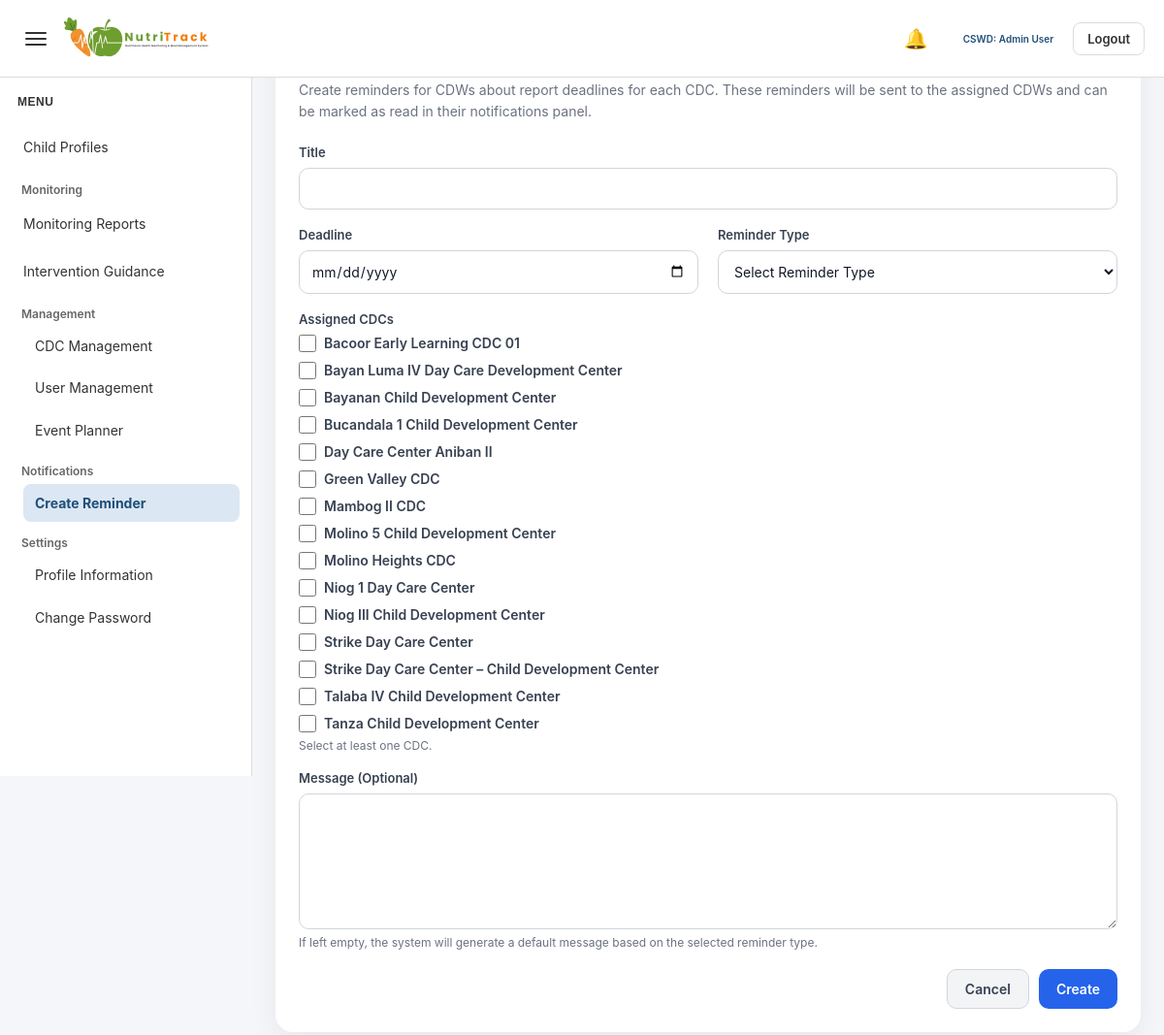
The page /admin/create_reminder.php (signed in) on the database as committed earlier.
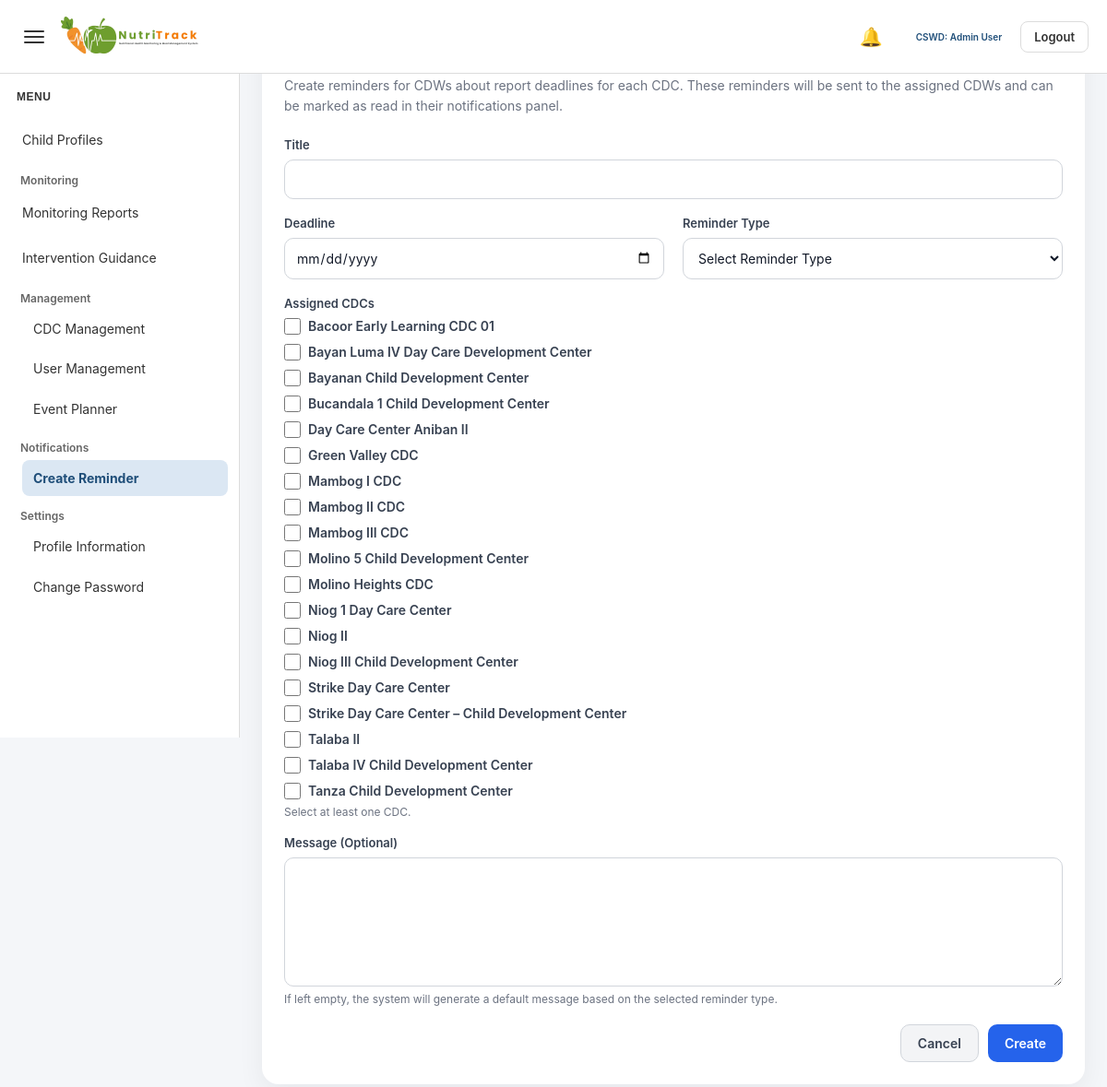
The same page on the database as committed later.
### tables this page shows
CREATE TABLE `cdc` (
  `cdc_id` int(11) NOT NULL,
  `cdc_name` varchar(100) DEFAULT NULL,
  `barangay` varchar(100) DEFAULT NULL,
  `address` text DEFAULT NULL,
  `status` varchar(20) DEFAULT 'Active',
  `created_at` timestamp NOT NULL DEFAULT current_timestamp()
);

### admin/create_reminder.php (the view, shortened to what this page needs)
<?php
include '../config/database.php';
$cdc_list = $conn->query("
    SELECT cdc_id, cdc_name
    FROM cdc
    ORDER BY cdc_name ASC
");
?>
<!DOCTYPE html>
<html lang="en">
<head>
    <link rel="stylesheet" href="../assets/admin/admin-style.css">
</head>
<body class="<?php echo (isset($_SESSION['theme_mode']) && $_SESSION['theme_mode'] === 'dark') ? 'dark-mode' : ''; ?>">
<?php include '../includes/admin_sidebar.php'; ?>
<?php include '../includes/admin_topbar.php'; ?>
<div class="main-content" id="mainContent">
    <div class="page-card">
        <div class="page-header">
            <h1>Create Reminder</h1>
            <p>Create reminders for CDWs about report deadlines for each CDC. These reminders will be sent to the assigned CDWs and can be marked as read in their notifications panel.</p>
        </div>
        <form method="POST">
            <div class="form-grid">
                <div class="form-group full">
                    <label for="title">Title</label>
                    <input
                        type="text"
                        id="title"
                        name="title"
                        required
                        value="<?php echo isset($_POST['title']) ? htmlspecialchars($_POST['title']) : ''; ?>"
                    >
                </div>
                <div class="form-group">
                    <label for="deadline">Deadline</label>
                    <input
                        type="date"
                        id="deadline"
                        name="deadline"
                        required
                        value="<?php echo isset($_POST['deadline']) ? htmlspecialchars($_POST['deadline']) : ''; ?>"
                    >
                </div>
                <div class="form-group">
                    <label for="report_type">Reminder Type</label>
                    <select name="report_type" id="report_type" required>
                        <option value="">Select Reminder Type</option>
                    </select>
                </div>
                <div class="form-group full">
                    <label>Assigned CDCs</label>
                    <div class="checkbox-group">
                        <?php if ($cdc_list && $cdc_list->num_rows > 0) { ?>
                            <?php while ($cdc = $cdc_list->fetch_assoc()) { ?>
                                <div class="checkbox-item">
                                    <input type="checkbox" name="cdc_ids[]" id="cdc_<?php echo (int)$cdc['cdc_id']; ?>" value="<?php echo (int)$cdc['cdc_id']; ?>"
                                        <?php echo (isset($_POST['cdc_ids']) && in_array($cdc['cdc_id'], $_POST['cdc_ids'])) ? 'checked' : ''; ?>>
                                    <label for="cdc_<?php echo (int)$cdc['cdc_id']; ?>"><?php echo htmlspecialchars($cdc['cdc_name']); ?></label>
                                </div>
                            <?php } ?>
                        <?php } ?>
                    </div>
                    <div class="form-note">Select at least one CDC.</div>
                </div>
                <div class="form-group full">
                    <label for="message">Message (Optional)</label>
                    <textarea name="message" id="message"><?php echo isset($_POST['message']) ? htmlspecialchars($_POST['message']) : ''; ?></textarea>
                    <div class="form-note">If left empty, the system will generate a default message based on the selected reminder type.</div>
                </div>
            </div>
            <div class="form-actions">
                <a href="dashboard.php" class="btn btn-light">Cancel</a>
                <button type="submit" name="create_reminder" class="btn btn-primary">Create</button>
            </div>
        </form>
    </div>
</div>
</body>
</html>

Rows that differ between the two databases and show on the page:
added cdc: cdc_name "Mambog I CDC"
added cdc: cdc_name "Mambog III CDC"
added cdc: cdc_name "Niog II"
added cdc: cdc_name "Talaba II"
